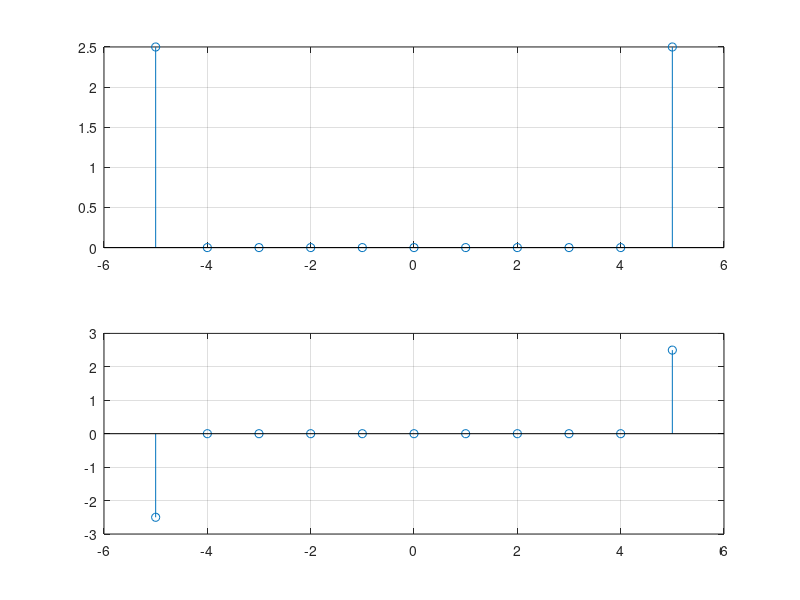

The MATLAB script that drew this image:
close all;
clear;
clc;

x1=input('Enter the sample range of x: ');
y1=input('Enter the sequence: ');

x2=-fliplr(x1);
y2=fliplr(y1);

x=min(min(x1),min(x2)):1:max(max(x1),max(x2));

m1=zeros(1,length(x));
m2=zeros(1,length(x));
temp=1;

for i=1:length(x)
    if(x(i)>=min(x1) && x(i)<=max(x1))
        m1(i)=y1(temp);
        temp=temp+1;
    else
        m1(i)=0;
    end
end

temp=1;
for i=1:length(x)
    if(x(i)>=min(x2) && x(i)<=max(x2))
        m2(i)=y2(temp);
        temp=temp+1;
    else
        m2(i)=0;
    end
end

e=0.5*(m1+m2);
o=0.5*(m1-m2);

subplot(2,1,1);
stem(x,e);
grid on;

subplot(2,1,2);
stem(x,o);
grid on;

